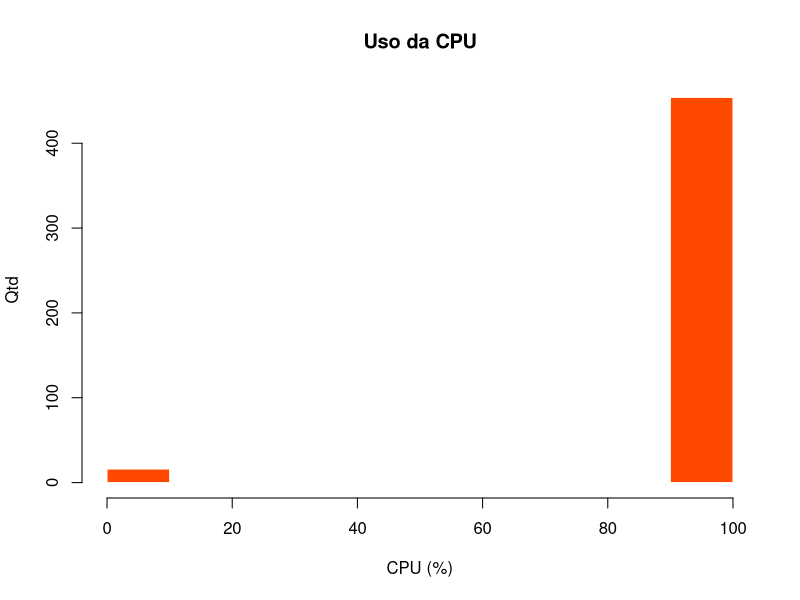
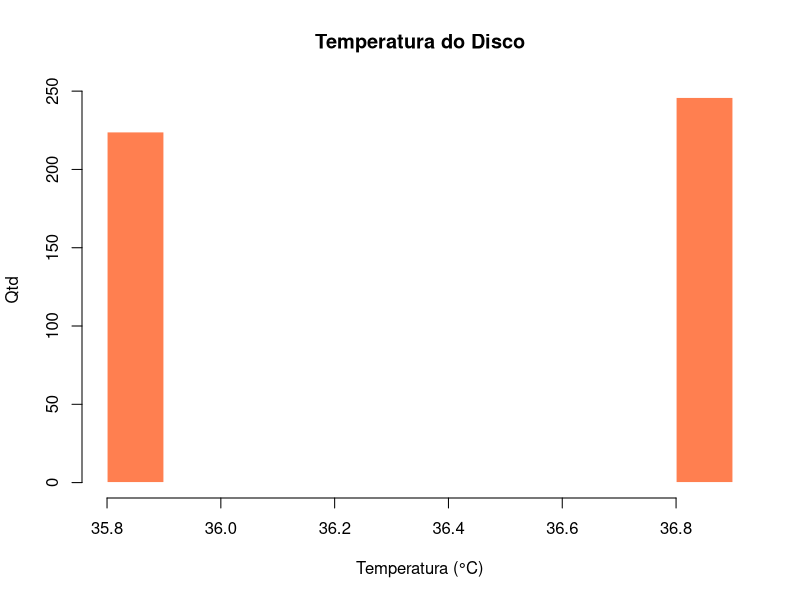
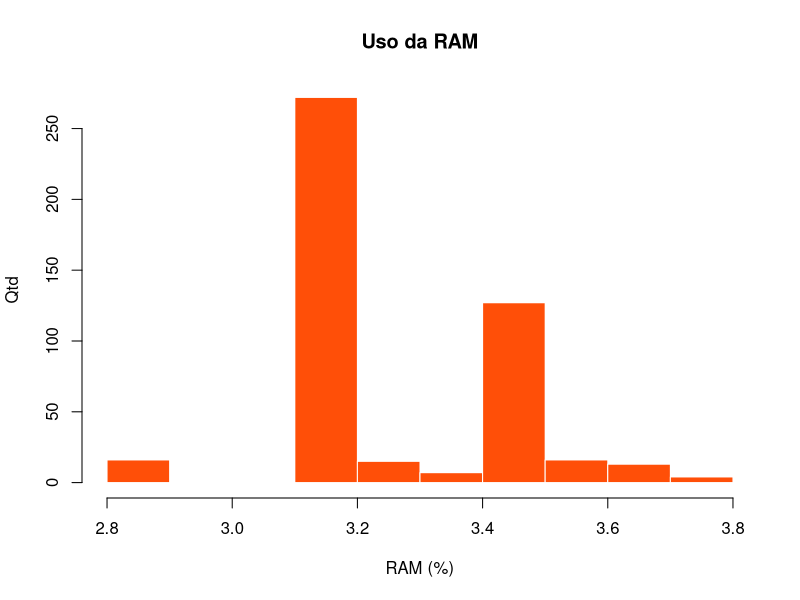

The R source for these figures, in order:
captura <- read.csv("captura.csv", sep = ";", header = TRUE)

# Resumo dos dados
summary(captura)

# Histograma do uso da CPU
hist(captura$CPU.Uso,
     main = "Uso da CPU",
     xlab = "CPU (%)",
     ylab = "Qtd",
     col = "#ff4900",
     border = FALSE)



hist(captura$Disco.Temperature,
     main = "Temperatura do Disco",
     xlab = "Temperatura (°C)",
     ylab = "Qtd",
     col = "#ff7f50",
     border = FALSE)



# Histograma do uso da RAM
hist(captura$RAM.Uso,
     main = "Uso da RAM",
     xlab = "RAM (%)",
     ylab = "Qtd",
     col = "#ff4f08",
     border = FALSE)

# Qual usuário mais gastou CPU
captura[which.max(captura$CPU.Uso), ]

# Qual usuário mais gastou RAM
captura[which.max(captura$RAM.Uso), ]

# Qual usuário mais gastou Disco
captura[which.max(captura$`Disco.Porcentagem de Uso`), ]
